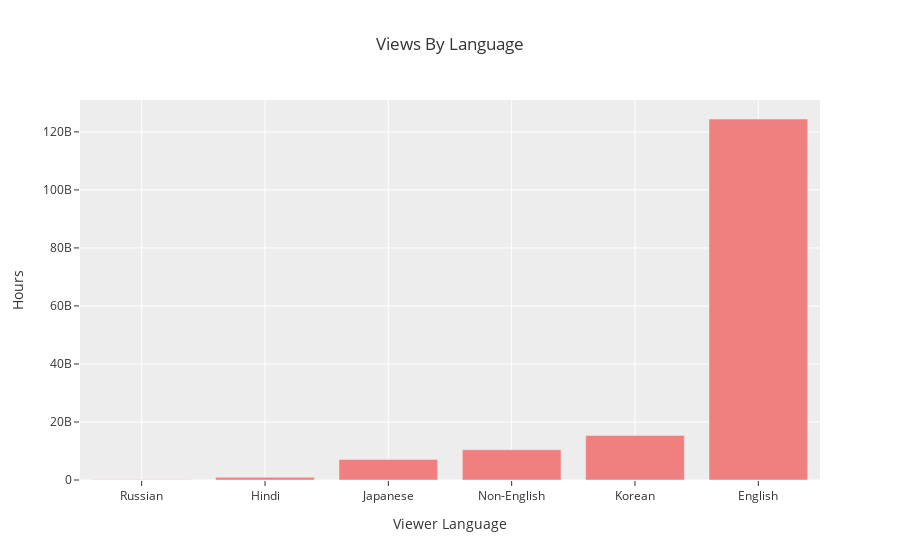

This figure's notebook cell:
### Code cell
# More complex bar chart for lang views

fig6=pgo.Figure(data=[pgo.Bar(x=viewbylang.index, y=viewbylang.values,marker_color='lightcoral')])

fig6.update_layout(title='Views By Language',xaxis_title='Viewer Language',yaxis_title='Hours')

fig6.show()

### Figure 1 — Plotly figure (JSON) as saved in the notebook; plotly's stock layout.template omitted (floating-point values rounded to 4 significant figures)
{"data": [{"marker": {"color": "lightcoral"}, "type": "bar", "x": ["Russian", "Hindi", "Japanese", "Non-English", "Korean", "English"], "y": [114600000, 926100000, 7102000000, 10439100000, 15378400000, 124441700000]}], "layout": {"autosize": true, "title": {"text": "Views By Language"}, "xaxis": {"autorange": true, "range": [-0.5, 5.5], "title": {"text": "Viewer Language"}, "type": "category"}, "yaxis": {"autorange": true, "range": [0, 131000000000.0], "title": {"text": "Hours"}, "type": "linear"}}}
